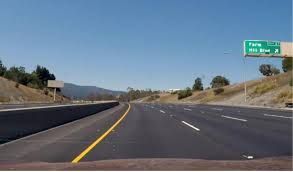
#> input picture road.jpg, 293 x 172 px
$ jupyter execute --allow-errors OPEN_CV_PROJECT4.ipynb   (shell and % lines are left out)
#> lines starting #> are read from the running program, lines starting #| are printed output that depends on the picture; after the words box and inside, x2 and y2 are one past the last pixel; in counts of white or black regions, pixels touching at a corner belong together
# Road Lane Line Detection with OpenCV

[cell 1]
import matplotlib.pyplot as plt
import numpy as np
import cv2

def region_of_intrest(img,vertices):
    mask = np.zeros_like(img)
    #channel_count = img.shape[2]
    match_mask_color = 255
    cv2.fillPoly(mask,vertices,match_mask_color)
    masked_image = cv2.bitwise_and(img,mask)
    return masked_image

def draw_the_lines(img,lines):
    img = np.copy(img)
    blank_image = np.zeros((img.shape[0],img.shape[1],3),np.uint8)

    for line in lines:
        for x1,y1,x2,y2 in line:
            cv2.line(blank_image,(x1,y1),(x2,y2),(255,0,0),thickness=4)
    img = cv2.addWeighted(img,0.8,blank_image,1,0.0)
    return img


image = cv2.imread('road.jpg')
#> image is the input picture: shape (172, 293, 3); mean B, G, R 131.6, 116.4, 101.4
image = cv2.cvtColor(image,cv2.COLOR_BGR2RGB)
print(image.shape)
#| (172, 293, 3)
height = image.shape[0]
#> height = 172
width = image.shape[1]
#> width = 293

region_of_intrest_vertices = [
    (0,height),
    (width/2,height/2),
    (width,height)
]
#> region_of_intrest_vertices = [(0, 172), (146.5, 86), (293, 172)]
gray_image = cv2.cvtColor(image,cv2.COLOR_RGB2GRAY)
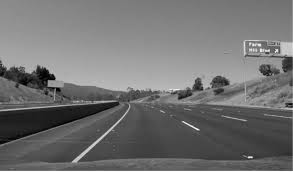
#> gray_image: shape (172, 293); min 0, max 255, mean 113.6
canny_image = cv2.Canny(gray_image,100,200)
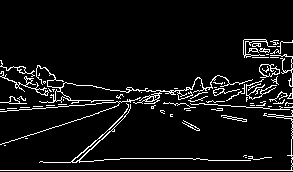
#> canny_image: shape (172, 293); 6.9% white in thin lines or dots, all inside (x1, y1, x2, y2) = (0, 39, 293, 171)
croped_image = region_of_intrest(canny_image,
                                 np.array([region_of_intrest_vertices],np.int32))
#> in region_of_intrest, `cv2.fillPoly(mask,vertices,match_mask_color)`:
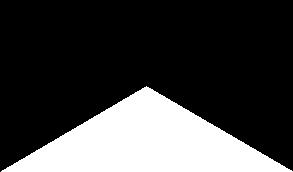
#> mask: shape (172, 293); 25.1% white; 1 white region, box (x1, y1, x2, y2) and area: (1, 86, 293, 172) 12660
#> in region_of_intrest, `masked_image = cv2.bitwise_and(img,mask)`:
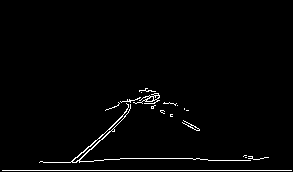
#> masked_image: shape (172, 293); 2% white in thin lines or dots, all inside (x1, y1, x2, y2) = (2, 88, 292, 171)

lines = cv2.HoughLinesP(croped_image,
                       rho=6,
                       theta = np.pi/60,
                       threshold = 160,
                       lines = np.array([]),
                       minLineLength = 40,
                       maxLineGap = 25)
#> lines = [[2, 170, 291, 170], [74, 162, 139, 97], [79, 161, 150, 90], [120, 158, 199, 158]]
image_with_lines=draw_the_lines(image,lines)
#> the loop in draw_the_lines, `for line in lines:` made 4 passes
#> after the loop in draw_the_lines, `for line in lines:`:
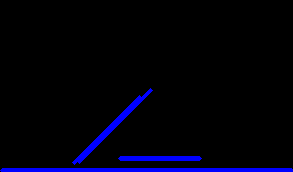
#> blank_image: shape (172, 293, 3); mean of channels 0, 1, 2 11.2, 0, 0; drawn as B, G, R
#> in draw_the_lines, `img = cv2.addWeighted(img,0.8,blank_image,1,0.0)`:
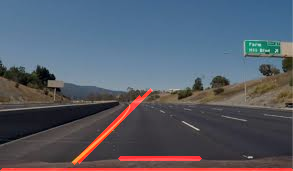
#> img: shape (172, 293, 3); mean R, G, B 87.6, 93.1, 105.3


plt.imshow(image_with_lines)
plt.show()

# Circle Detection using OpenCV Hough Circle Transform

[cell 2]
import numpy as np
import cv2
img = cv2.imread('smarties.png')
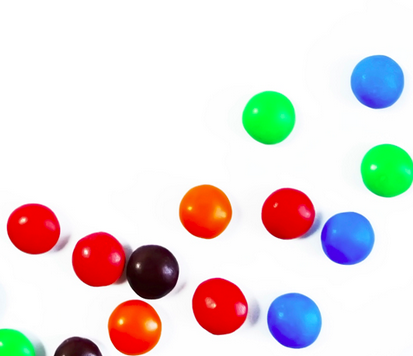
#> input picture smarties.png, 413 x 356 px
#> img is the input picture: shape (356, 413, 3); mean B, G, R 219.1, 220.4, 228.9
output = img.copy()
gray = cv2.cvtColor(img,cv2.COLOR_BGR2GRAY)
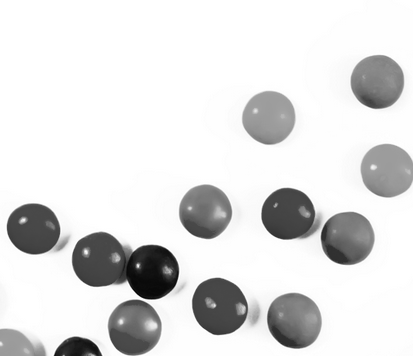
#> gray: shape (356, 413); min 4, max 255, mean 222.8
gray = cv2.medianBlur(gray,5)
circles = cv2.HoughCircles(gray,cv2.HOUGH_GRADIENT,1,20,
                param1=50,param2=30,minRadius=0,maxRadius=0)
#> circles = 13 rows, first 8: [376.5, 81.5, 26.6], [347.5, 238.5, 26.6], [293.5, 320.5, 27.9], [152.5, 271.5, 27.1], [205.5, 210.5, 26.8], [386.5, 169.5, 26.4], [286.5, 213.5, 25.2], [32.5, 230.5, 27.5]
detectde_circles = np.uint16(np.around(circles))
#> detectde_circles = 13 rows, first 8: [376, 82, 27], [348, 238, 27], [294, 320, 28], [152, 272, 27], [206, 210, 27], [386, 170, 26], [286, 214, 25], [32, 230, 28]
for (x,y,r) in detectde_circles[0,:]:
    cv2.circle(output,(x,y),r,(255,0,0),3)
    cv2.circle(output,(x,y),2,(255,0,0),3)
#> this loop made 13 passes
#> (x, y, r) on passes 1 to 12: (376, 82, 27), (348, 238, 27), (294, 320, 28), (152, 272, 27), (206, 210, 27), (386, 170, 26), (286, 214, 25), (32, 230, 28), (270, 116, 26), (100, 260, 28), (220, 306, 27), (134, 328, 27)
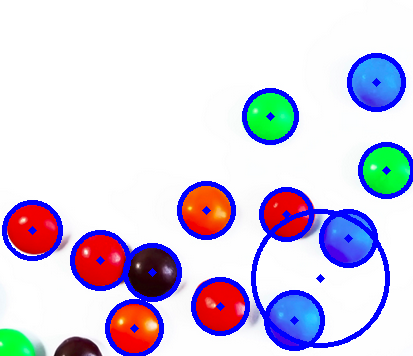
#> output: shape (356, 413, 3); 8.43% of pixels changed, all inside (x1, y1, x2, y2) = (2, 53, 413, 356)

cv2.imshow('output',output)
cv2.waitKey(0)
cv2.destroyAllWindows()
